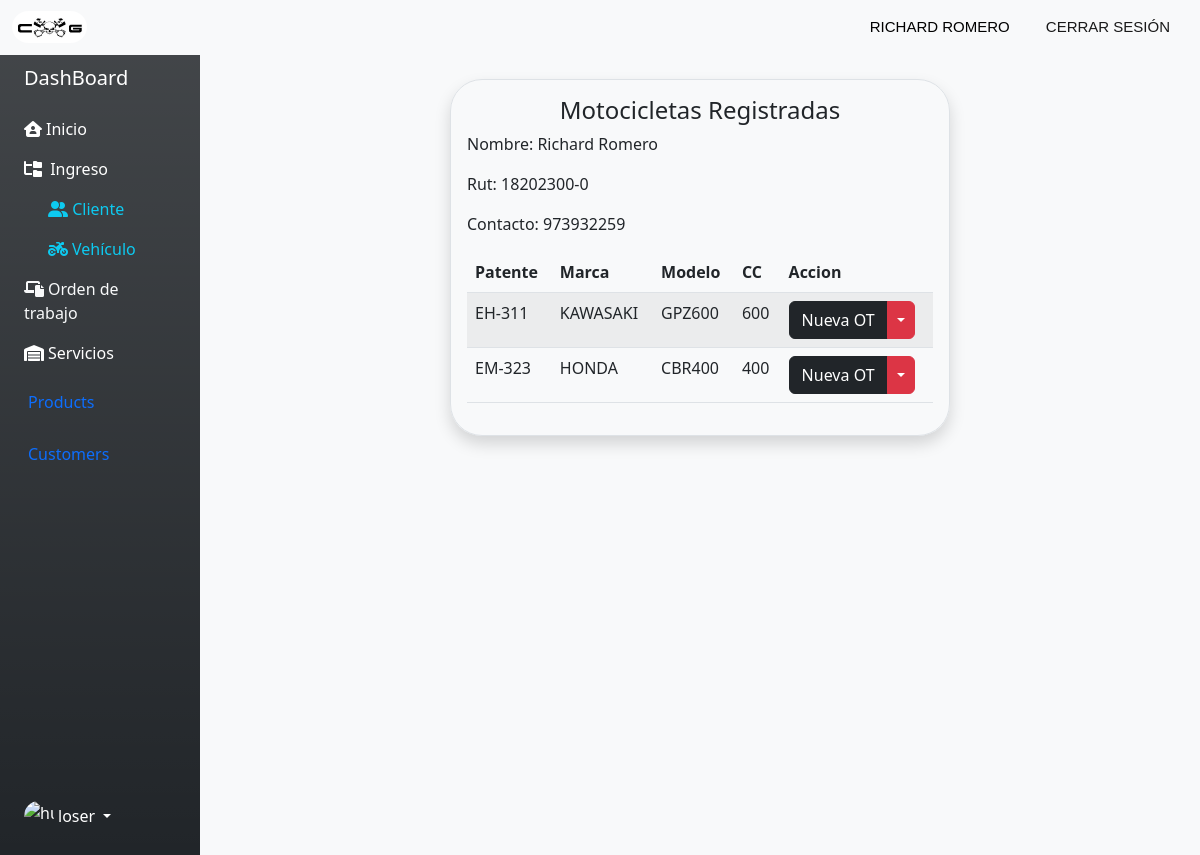
/view-bikes-client/18202300-0, run on the app's committed database.
### page/models.py (models this page shows, shortened)
class Cliente(models.Model):
    usuario_cli = models.ForeignKey(User, on_delete=models.CASCADE, verbose_name="Usuario", null=True)
    rut_cli = models.CharField(primary_key=True, max_length=11, verbose_name="Rut")
    nombre_cli = models.CharField(max_length=50, verbose_name="Nombre")
    apellido_cli = models.CharField(max_length= 100, verbose_name="Apellido")
    direccion_clie = models.CharField(max_length=250, verbose_name="Dirección")
    celular_cli = models.IntegerField(verbose_name="Número contacto")
    def __str__(self):
        return self.rut_cli

class Vehiculo(models.Model):
    rut_cli = models.ForeignKey(Cliente, on_delete=models.CASCADE, verbose_name="Rut Cliente")
    patente_vh= models.CharField(primary_key=True, max_length=7, verbose_name="Patente")
    marca_vh = models.CharField(max_length=50, verbose_name="Marca")
    modelo_vh = models.CharField(max_length=50, verbose_name="Modelo")
    cilindrada_vh = models.PositiveIntegerField( verbose_name="Cilindrada")
    kilometraje_vh = models.PositiveIntegerField( verbose_name="Kilometraje")
    mill_km_vh = models.CharField(max_length=50, verbose_name="Unidad de Medida", choices=unidad_medida, default='Kilometros')

### page/views.py (the view)
# urls.py: path('view-bikes-client/<str:rut>', view_bikes_client, name= "view-bikes-client"),
def view_bikes_client(request, rut):
    Mbikes = Vehiculo.objects.filter(rut_cli = rut)
    client = Cliente.objects.get(rut_cli = rut)
    print(Mbikes.count())
    print(client)
    data = {
        "Mbikes" : Mbikes,
        "client" : client,
    }
    return render(request, "app/view-bikes-client.html", data)

### page/templates/app/view-bikes-client.html (shortened to what this page needs)
{% extends 'layouts/base-dashboard.html' %}
{% load static %}
{% load django_bootstrap5 %}
{% block content %}
<div class="container-fluid">
    <div class="row">
        {% include "includes/sidebar.html" %}
        <div class="col mt-2">
            <div class="row d-flex justify-content-center">
                <div class="container">
                    <div class="row">
                        <div class="col-12 col-md-6 offset-md-3 mt-3 border rounded-5 shadow p-3 mb-4">
                            <div class="text-center">
                                <h4>Motocicletas Registradas</h4>
                            </div>
                            <div class="fs-6">
                                <p>Nombre: {{client.nombre_cli}} {{client.apellido_cli}} </p>
                                <p>Rut: {{client.rut_cli}}</p>
                                <p>Contacto: {{client.celular_cli}}</p>
                            </div>
                            <div class="">
                                <table class="table table-striped">
                                    <thead>
                                        <tr>
                                            <th scope="col">Patente</th>
                                            <th scope="col">Marca</th>
                                            <th scope="col">Modelo</th>
                                            <th scope="col">CC</th>
                                            <th scope="col">Accion</th>
                                        </tr>
                                    </thead>
                                    <tbody>
                                        {% for bike in Mbikes %}
                                        <tr>
                                            <td scope="row">{{bike.patente_vh}}</td>
                                            <td>{{bike.marca_vh}}</td>
                                            <td>{{bike.modelo_vh}}</td>
                                            <td>{{bike.cilindrada_vh}}</td>
                                            <td>
                                                <div class="btn-group">
                                                    <button type="button" class="btn btn-dark">Nueva OT</button>
                                                    <button type="button"
                                                        class="btn btn-danger dropdown-toggle dropdown-toggle-split"
                                                        data-bs-toggle="dropdown" aria-expanded="false">
                                                    </button>
                                                </div>
                                            </td>
                                        </tr>
                                        {% endfor %}
                                    </tbody>
                            </div>
                        </div>
                    </div>
                </div>
            </div>
        </div>
    </div>
</div>
{% endblock content %}

### page/static/css/style.css (style rules this page uses)
:root { --gradient-color: linear-gradient(180deg, rgba(57, 65, 62, 0.715) 0%, rgba(29, 31, 29, 0.527) 100%); }
body { margin: 0px; padding: 0px; overflow-X: hidden; overflow-Y: scroll; }

### page/static/css/style2.css (style rules this page uses)
* { margin: 0; padding: 0; box-sizing: border-box; overflow-wrap: break-word; }
:root { --gradient-color: linear-gradient(180deg, rgba(57, 65, 62, 0.715) 0%, rgba(29, 31, 29, 0.527) 100%); }

### data on the page
Cliente: nombre_cli "Richard", apellido_cli "Romero", rut_cli "18202300-0", celular_cli "973932259"
Vehiculo: patente_vh "EH-311", marca_vh "KAWASAKI", modelo_vh "GPZ600", cilindrada_vh "600"
Vehiculo: patente_vh "EM-323", marca_vh "HONDA", modelo_vh "CBR400", cilindrada_vh "400"
